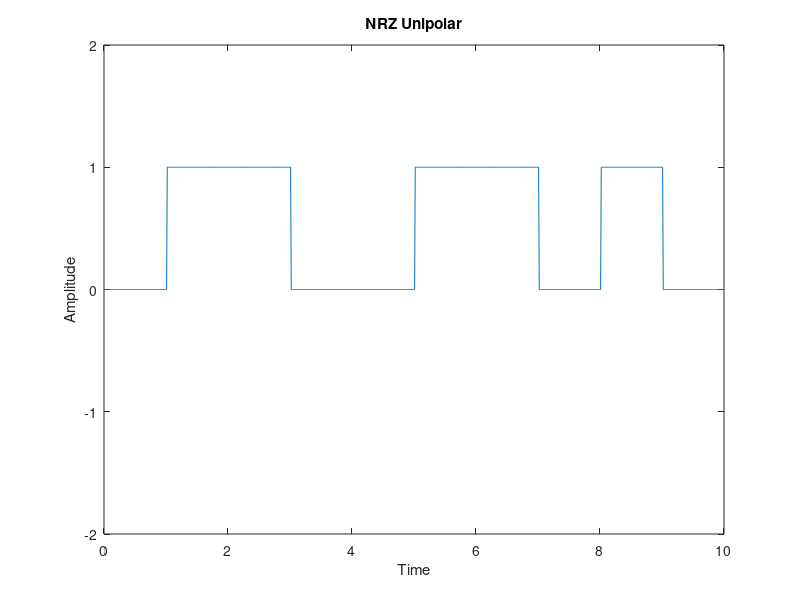

The MATLAB script that drew this image:
%Implementation of NRZ Unipolar in MATLAB

n=[0 1 1 0 0 1 1 0 1 0]; %our input vector with each bit as 0/1

%Unipolar Mapping
for m=1:length(n) %runs the loop from first bit to last bit
    if n(m)==0 %if the current bit is 0 then it sets value of that bit in nn(m) as 0
        nn(m)=0;
    else
        nn(m)=1; %if the current bit is 1 then it sets value of that bit in nn(m) as 1
    end
end

i=1; %variable to keep a track on index of input data bits

time=0:.01:length(n); %generates a regularly spaced vector time with intervals of 0.01 from values 0 to length of n

for j=1:length(time) %variable to keep a track on index of time vector
    if time(j)<=i
        y(j)=nn(i); %if the value at current index of time vector is less than or equal to the current index of input data bit then,
                    %it assigns value present at current index of input
                    %data bit to vector y (Here vector y stores the values
                    %corresponding to each value of time vector)
    else
        y(j)=nn(i); %if the value at current index of time vector is greater than the current index of input data bit then,
                    %it assigns value present at current index of input
        i=i+1;      %then it increments the index of input data vector
    end
end

plot(time,y); %plots graph between time axis and y axis
title('NRZ Unipolar'); %sets the title of the plot
xlabel('Time'); %sets the label of X axis
ylabel('Amplitude'); %sets the label of Y axis
axis([0 length(n) -2 2]) %defines the range of x axis and y axis. Here x axis is set from 0 to length of n and Y axis is set from -2 to 2